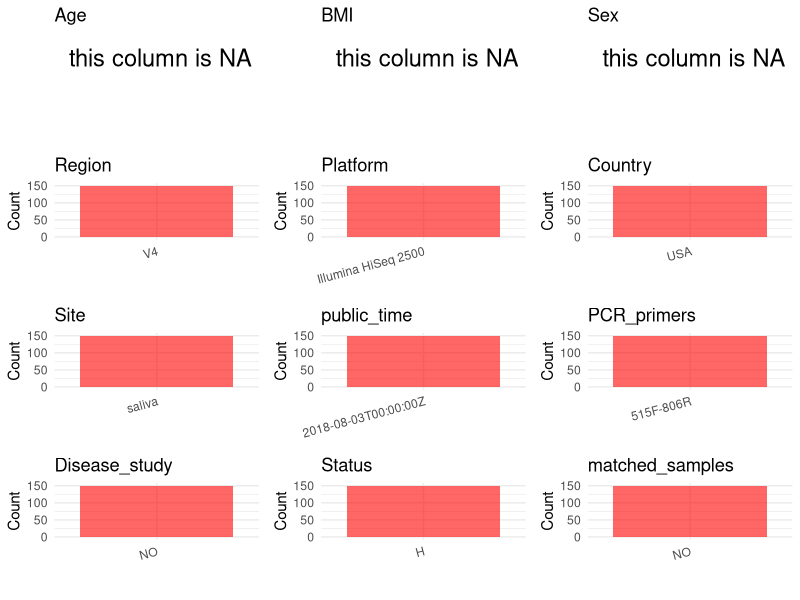

R code for this plot: (Note: this script raises an error after producing the figure.)
## ---- chunk 1
# Load necessary libraries
library(dplyr)
library(ggplot2)
library(cowplot)

# Set working directory (update this path to your local directory)
setwd("D:/metadata/PRJEB23323")

# Read the initial metadata files
initial_meta<-read.csv("SraRunTable.csv",header = T)

# Combine the two metadata files
#meta <- rbind(initial_meta, initial_meta1)

#Remove entries non-oral samples
#initial_meta <- subset(initial_meta,isolate %in% c("saliva","tongue coat"))

# Check the number of samples containing "HT" in Sample.Name (e.g., healthy controls)
#nrow(subset(meta, grepl("HT", Sample.Name)))

# Display the first few rows of the metadata
head(initial_meta)
## ---- chunk 2
# Create a uniform metadata dataframe
metadata <- data.frame(
  BioProject = initial_meta$BioProject,
  Run = initial_meta$Run,
  sample_name = initial_meta$Sample.Name,
  Age = NA,
  BMI = NA,
  Sex=NA,
  Region = "V4",
  Platform = initial_meta$Instrument,
  Country = initial_meta$geo_loc_name_country,
  Site = initial_meta$env_material,
  public_time = initial_meta$ReleaseDate,
  stringsAsFactors = FALSE
)
## ---- chunk 3
# Add information obtained from the publication
metadata$PCR_primers <- "515F-806R"
metadata$title <- "Comparison of Oral Collection Methods for Studies of Microbiota"
metadata$Disease_study <- "NO"
# Assign disease status based on sample_name patterns
metadata$Status<-"H"

#extract subject id by remove prefix of sample_name
metadata$sample_name <- gsub("T|CR|CS|C|N|S", "", metadata$sample_name)

# Check initial data distribution
cat("Initial sample distribution:\n")
table(metadata$sample_name)
table(metadata$Site)

# Calculate sampling frequency per subject
sample_counts <- table(metadata$sample_name)
cat("\nNumber of samples per subject:\n")
print(sample_counts)

# Create matched_samples column
metadata$matched_samples <- ifelse(metadata$sample_name %in% names(sample_counts[sample_counts >= 2]), "YES", "NO")

cat("\nMatched samples distribution:\n")
table(metadata$matched_samples)

# Identify samples for removal: single samples excluding saliva and tongue coat
single_samples <- names(sample_counts[sample_counts == 1])
samples_to_remove <- metadata$sample_name %in% single_samples & 
                     !(metadata$Site %in% c("saliva", "tongue coat"))

cat("\nNumber of samples to be removed:", sum(samples_to_remove), "\n")

# Remove identified samples
metadata_clean <- metadata[!samples_to_remove, ]

cat("\nFinal sample distribution after cleaning:\n")
table(metadata_clean$sample_name)
table(metadata_clean$Site)
table(metadata_clean$matched_samples)

# Use cleaned dataset for subsequent analysis
metadata <- metadata_clean
## ---- chunk 4
# Check the number of unique runs and sample names
print(paste("Number of unique runs:", length(unique(metadata$Run))))
print(paste("Number of unique sample names:", length(unique(metadata$sample_name))))
## ---- chunk 5
# Select columns for visualization
plot_data <- metadata %>%
  select(-BioProject, -Run, -sample_name, -title)

# Function to create simple plots for each column
create_simple_plots <- function(data) {
  plots <- list()
  
  for (col in colnames(data)) {
    # Check if the column is all NA
    if (all(is.na(data[[col]]))) {
      # Create an empty plot with text indicating all NA
      p <- ggplot() +
        annotate("text", x = 0.5, y = 0.5, label = "this column is NA", size = 6) +
        labs(title = col) +
        theme_void()
    } else if (is.numeric(data[[col]])) {
      # Numeric variable: histogram
      p <- ggplot(data, aes(x = .data[[col]])) +
        geom_histogram(fill = "blue", alpha = 0.6, bins = 20, na.rm = TRUE) +
        labs(title = col) +
        theme_minimal()
    } else {
      # Categorical variable: bar plot (remove NA values)
      count_data <- as.data.frame(table(data[[col]], useNA = "ifany"))
      p <- ggplot(count_data, aes(x = reorder(Var1, -Freq), y = Freq)) +
        geom_col(fill = "red", alpha = 0.6) +
        labs(title = col, x = NULL, y = "Count") +
        theme_minimal() +
        theme(axis.text.x = element_text(angle = 15, hjust = 1))
    }
    plots[[col]] <- p
  }
  
  return(plots)
}

# Generate and arrange plots
plots <- create_simple_plots(plot_data)
p<-plot_grid(plots$Age, 
          plots$BMI, 
          plots$Sex, 
          plots$Region, 
          plots$Platform, 
          plots$Country, 
          plots$Site,
          plots$public_time, 
          plots$PCR_primers,
          plots$Disease_study,
          plots$Status,
          plots$matched_samples,# add 
          ncol = 3, align = "hv", axis = "lb")
ggsave("Metadata_Summary.png", plot = p, width = 8, height = 6, dpi = 150)
## ---- chunk 6
knitr::include_graphics("Metadata_Summary.png")
## ---- chunk 7
# Reorder columns to match the desired format
metadata <- metadata[, c(
  "BioProject", "Run", "sample_name", "Age", "BMI", "Sex", 
  "Region", "Platform", "Country", "Site", "public_time", 
  "PCR_primers", "title", "Disease_study", "Status","matched_samples"
)]

# Export the uniform metadata to a CSV file
write.csv(metadata, file = "metadata.csv", quote = FALSE)
head(metadata)
